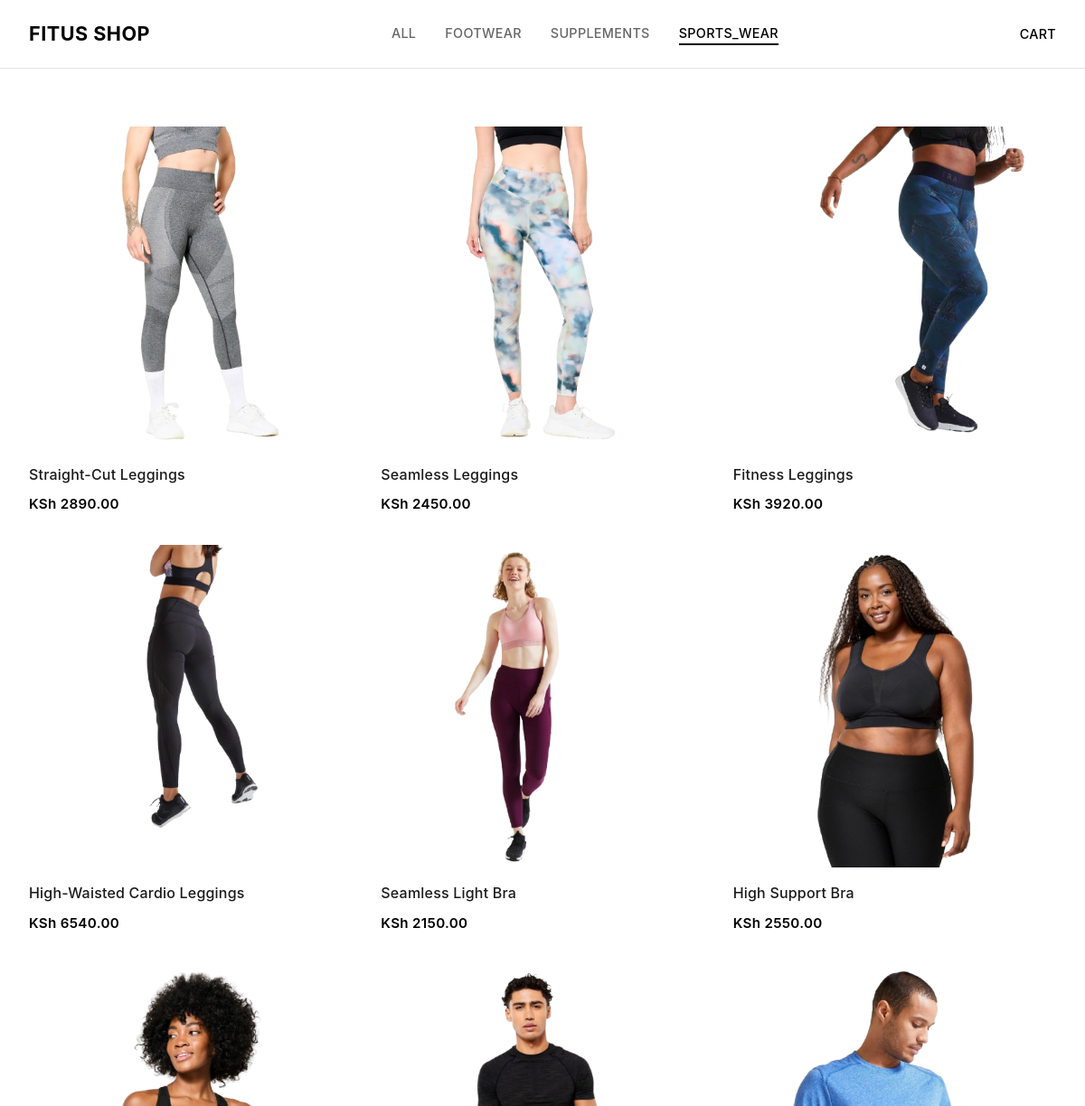
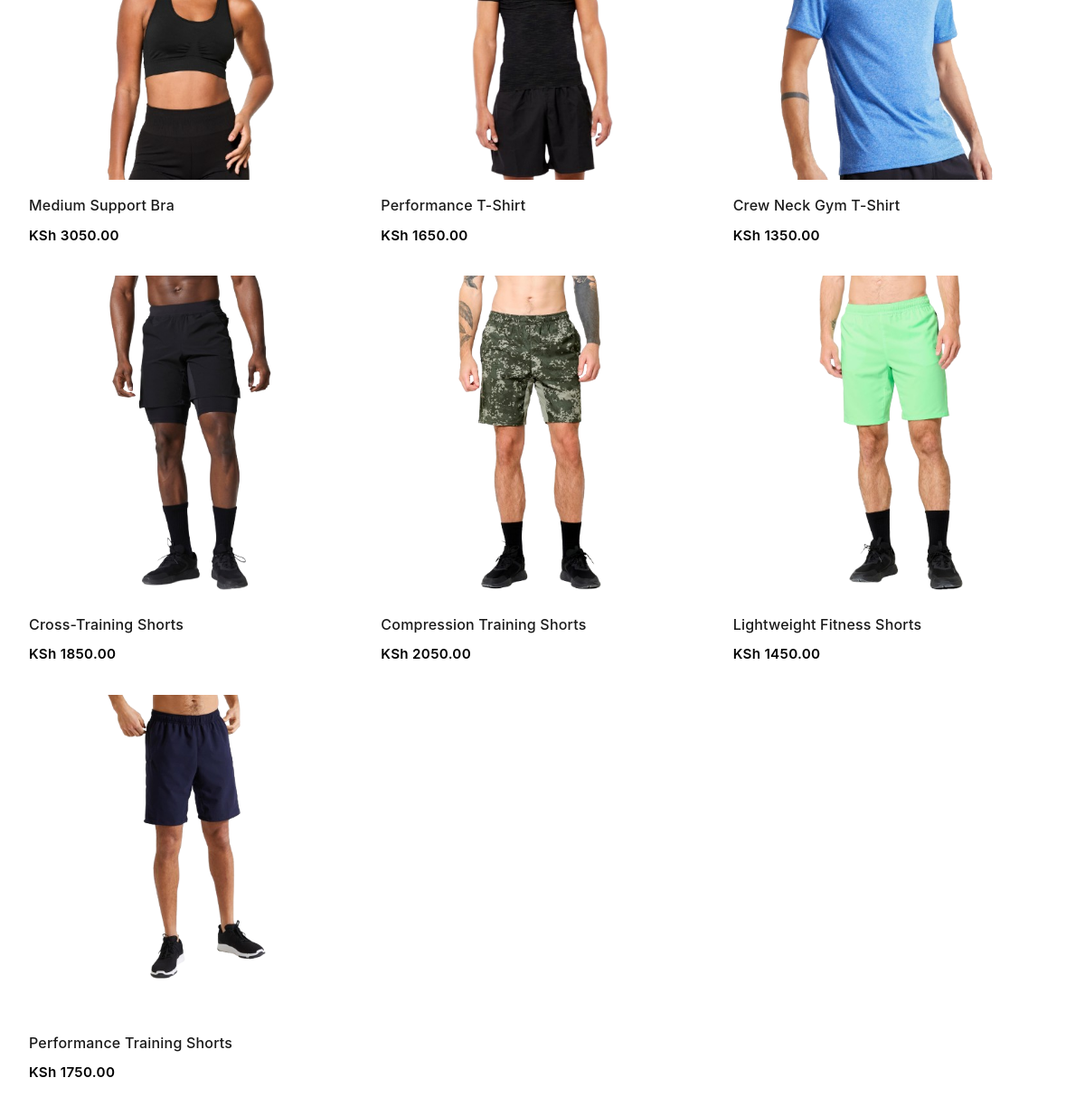
Page /shop/category/sports_wear/ on the committed database (2 pictures, top to bottom).
### shop/models.py (models this page shows, shortened)
class Category(models.Model):
    name = models.CharField(max_length=100)
    slug = models.SlugField(unique=True)
    class Meta:
        verbose_name_plural = 'Categories'

class Product(models.Model):
    category = models.ForeignKey(Category, related_name='products', on_delete=models.CASCADE)
    name = models.CharField(max_length=200)
    slug = models.SlugField(unique=True)
    description = models.TextField(blank=True)
    price = models.DecimalField(max_digits=10, decimal_places=2)
    image = models.ImageField(upload_to='products/')
    available = models.BooleanField(default=True)
    created = models.DateTimeField(auto_now_add=True)
    updated = models.DateTimeField(auto_now=True)
    class Meta:
        ordering = ['-created']

### shop/views.py (the view)
# urls.py: path('category/<slug:slug>/', views.category_products, name='category_products'),
def category_products(request, slug):
    category = get_object_or_404(Category, slug=slug)
    products = category.products.filter(available=True)
    categories = Category.objects.all()
    return render(request, 'product_list.html', {'products': products, 'categories': categories, 'current_category': category})

### templates/product_list.html (shortened to what this page needs)
{% extends 'base_shop.html' %}
{% block content %}
<div class="products-grid">
  {% for product in products %}
    <a href="{% url 'shop:product_detail' product.slug %}" class="product-card">
      <img src="{{ product.image.url }}" alt="{{ product.name }}" class="product-image">
      <h3 class="product-name">{{ product.name }}</h3>
      <p class="product-price">KSh {{ product.price }}</p>
    </a>
  {% empty %}
    <div class="empty-state">
      <p>No products available.</p>
    </div>
  {% endfor %}
</div>
{% endblock %}

### templates/base_shop.html (shortened to what this page needs)
<!DOCTYPE html>
<html lang="en">
<head>
</head>
<body>
  <nav class="navbar">
    <div class="nav-container">
      <a href="{% url 'shop:product_list' %}" class="nav-logo">Fitus Shop</a>
      <div class="nav-center">
        <ul class="nav-categories">
          <li><a href="{% url 'shop:product_list' %}" {% if not current_category %}class="active"{% endif %}>All</a></li>
          {% for category in categories %}
            <li><a href="{% url 'shop:category_products' category.slug %}" {% if current_category.id == category.id %}class="active"{% endif %}>{{ category.name }}</a></li>
          {% endfor %}
        </ul>
      </div>
      <div class="nav-actions">
        <a href="{% url 'shop:cart_detail' %}" class="cart-link">
          Cart
        </a>
      </div>
    </div>
  </nav>
  <main class="container">
    {% block content %}{% endblock %}
  </main>
</body>
</html>

### templates/base_shop.html (style rules this page uses)
* { margin: 0; padding: 0; box-sizing: border-box; }
body { font-family: 'Inter', 'SF Pro Display', -apple-system, BlinkMacSystemFont, 'Segoe UI', Roboto, sans-serif; color: #1a1a1a; background: #fff; line-height: 1.6; -webkit-font-smoothing: antialiased; -moz-osx-font-smoothing: grayscale; }
.navbar { background: #fff; border-bottom: 1px solid #e5e5e5; padding: 1.25rem 2rem; position: sticky; top: 0; z-index: 100; box-shadow: 0 1px 3px rgba(0,0,0,0.02); }
.nav-container { max-width: 1400px; margin: 0 auto; display: flex; justify-content: space-between; align-items: center; gap: 2rem; }
.nav-logo { font-size: 1.35rem; font-weight: 700; color: #000; text-decoration: none; letter-spacing: 0.5px; text-transform: uppercase; }
.nav-center { flex: 1; display: flex; gap: 2rem; align-items: center; justify-content: center; }
.nav-categories { display: flex; gap: 2rem; list-style: none; }
.nav-categories a { color: #666; text-decoration: none; font-size: 0.9rem; font-weight: 500; letter-spacing: 0.3px; text-transform: uppercase; transition: all 0.2s; position: relative; }
.nav-categories a::after { content: ''; position: absolute; bottom: -5px; left: 0; width: 0; height: 2px; background: #000; transition: width 0.3s ease; }
.nav-categories a:hover::after, .nav-categories a.active::after { width: 100%; }
.nav-categories a:hover, .nav-categories a.active { color: #000; }
.nav-actions { display: flex; gap: 1.5rem; align-items: center; }
.cart-link { color: #000; text-decoration: none; font-size: 0.9rem; font-weight: 500; letter-spacing: 0.3px; text-transform: uppercase; display: flex; align-items: center; gap: 0.5rem; transition: opacity 0.2s; }
.container { max-width: 1400px; margin: 0 auto; padding: 2rem; }

### templates/product_list.html (style rules this page uses)
.products-grid { display: grid; grid-template-columns: repeat(auto-fill, minmax(280px, 1fr)); gap: 2rem; margin-top: 2rem; }
.product-card { text-decoration: none; color: inherit; display: block; background-color: transparent; }
.product-image { width: 100%; aspect-ratio: 1; object-fit: contain; background-color: transparent; margin-bottom: 1rem; transition: transform 0.3s ease; display: block; border: none; }
.product-name { font-size: 1rem; font-weight: 500; margin-bottom: 0.5rem; color: #1a1a1a; letter-spacing: 0.2px; }
.product-price { font-size: 0.95rem; font-weight: 600; color: #000; letter-spacing: 0.3px; }

### rows in the picture
Category: name "FOOTWEAR"
Category: name "SUPPLEMENTS"
Category: name "SPORTS_WEAR"
Product: image (picture), name "Straight-Cut Leggings", price "2890.00"
Product: image (picture), name "Seamless Leggings", price "2450.00"
Product: image (picture), name "Fitness Leggings", price "3920.00"
Product: image (picture), name "High-Waisted Cardio Leggings", price "6540.00"
Product: image (picture), name "Seamless Light Bra", price "2150.00"
Product: image (picture), name "High Support Bra", price "2550.00"
Product: image (picture), name "Medium Support Bra", price "3050.00"
Product: image (picture), name "Performance T-Shirt", price "1650.00"
Product: image (picture), name "Crew Neck Gym T-Shirt", price "1350.00"
Product: image (picture), name "Cross-Training Shorts", price "1850.00"
Product: image (picture), name "Compression Training Shorts", price "2050.00"
Product: image (picture), name "Lightweight Fitness Shorts", price "1450.00"
Product: image (picture), name "Performance Training Shorts", price "1750.00"
